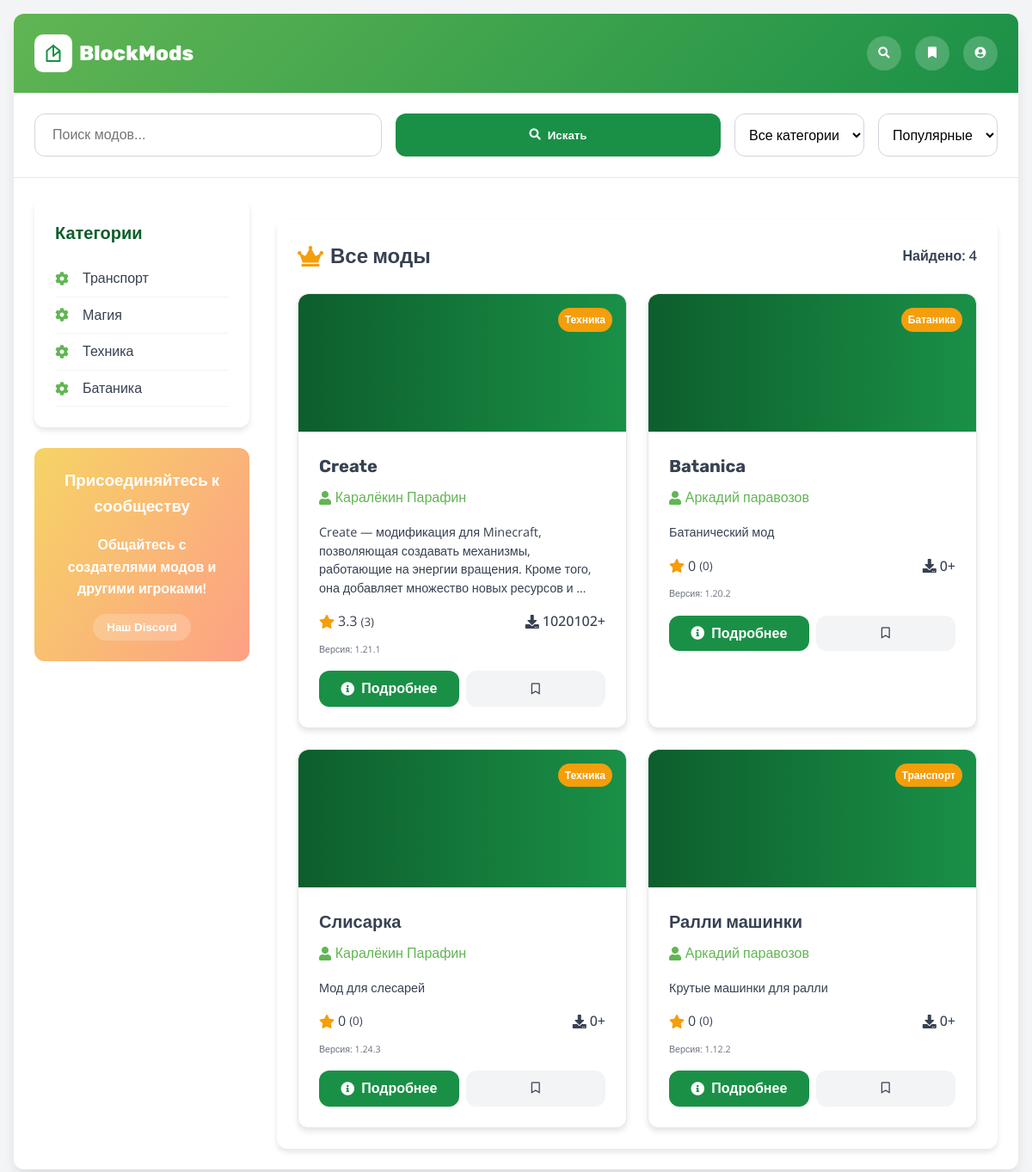
Before: / with the older database file.
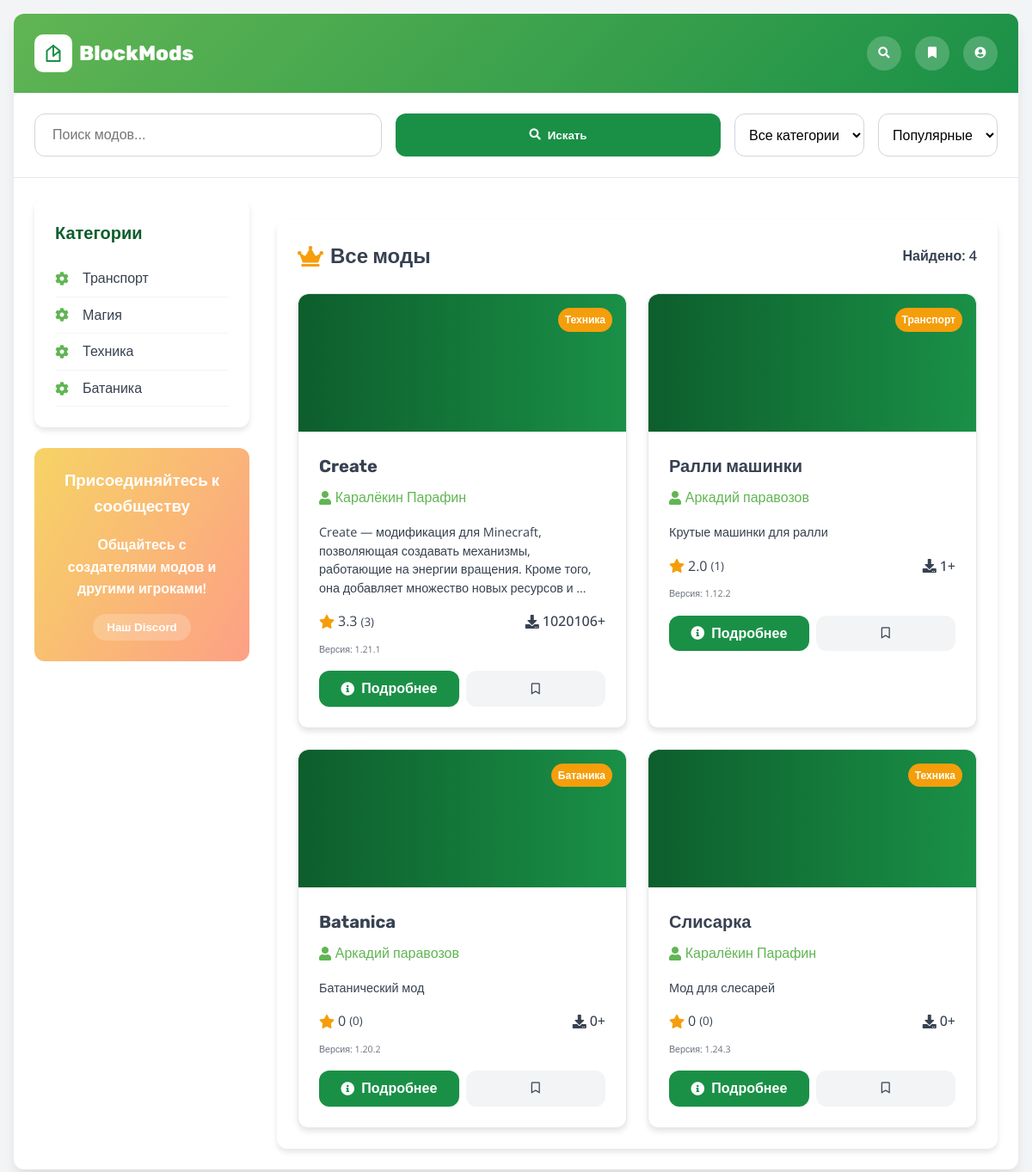
After: the same page with the newer database file.
### mscar_app/models.py (models this page shows, shortened)
class Category(models.Model):
    name = models.CharField(max_length=100)
    class Meta:
        verbose_name = 'Категория'
        verbose_name_plural = 'Категории'

class Mod(models.Model):
    title = models.CharField(max_length=200)
    description = models.TextField()
    current_version = models.CharField(max_length=20)
    category = models.ForeignKey(Category, on_delete=models.CASCADE)
    author = models.ForeignKey(Author, on_delete=models.CASCADE)
    downloads = models.PositiveIntegerField(default=0)
    class Meta:
        verbose_name = 'Мод'
        verbose_name_plural = 'Моды'
    @property
    def average_rating(self):
        reviews = self.review_set.all()
        if reviews:
            return round(sum(review.rating for review in reviews) / len(reviews), 1)
        return 0
    @property
    def total_reviews(self):
        return self.review_set.count()

class Author(models.Model):
    username = models.CharField(max_length=50)
    email = models.EmailField()
    class Meta:
        verbose_name = 'Автор'
        verbose_name_plural = 'Авторы'

class Review(models.Model):
    mod = models.ForeignKey(Mod, on_delete=models.CASCADE)
    author_name = models.CharField(max_length=100)
    rating = models.PositiveSmallIntegerField(
        validators=[MinValueValidator(1), MaxValueValidator(5)],
        help_text="Оценка от 1 до 5 звезд"
    )
    text = models.TextField(verbose_name="Текст отзыва")
    created_at = models.DateTimeField(auto_now_add=True)
    class Meta:
        verbose_name = 'Отзыв'
        verbose_name_plural = 'Отзывы'
        ordering = ['-created_at']

### mscar_app/views.py (the view)
# urls.py: path('', views.mod_list, name='mod_list'),
def mod_list(request):
    categories = Category.objects.all()
    mods = Mod.objects.all()
    category_id = request.GET.get('category')
    if category_id:
        mods = mods.filter(category_id=category_id)
    search_query = request.GET.get('q')
    if search_query:
        mods = mods.filter(title__icontains=search_query)
    sort_by = request.GET.get('sort', 'rating')
    if sort_by == 'rating':
        mods = sorted(mods, key=lambda x: x.average_rating, reverse=True)
    elif sort_by == 'popular':
        mods = mods.order_by('-downloads')
    elif sort_by == 'new':
        mods = mods.order_by('-id')
    context = {
        'mods': mods,
        'categories': categories,
    }
    return render(request, 'mscar_app/mod_list.html', context)

### mscar_app/templates/mscar_app/mod_list.html (shortened to what this page needs)
{% extends "mscar_app/base.html" %}
{% load static %}
{% block content %}
<div class="mods-grid">
    <div class="featured-section">
        <div class="section-header">
            <h2 class="section-title">
                <i class="fas fa-crown" style="color: #f59e0b;"></i>
                {% if request.GET.category %}Моды: {{ category_name }}{% else %}Все моды{% endif %}
            </h2>
            <span class="mods-count">Найдено: {{ mods|length }}</span>
        </div>
        <div class="featured-mods">
            {% for mod in mods %}
            <div class="mod-card">
                <div class="mod-header">
                    <div class="mod-image" style="background: linear-gradient(to right, #0d5e2c, #1a9047);"></div>
                    <span class="mod-badge">{{ mod.category.name }}</span>
                </div>
                <div class="mod-content">
                    <h3 class="mod-title">{{ mod.title }}</h3>
                    <div class="mod-author">
                        <i class="fas fa-user"></i>
                        {{ mod.author.username }}
                    </div>
                    <p class="mod-description">
                        {{ mod.description|truncatewords:20 }}
                    </p>
                    <div class="mod-stats">
                        <div class="rating">
                            <i class="fas fa-star star-icon"></i>
                            <span>{{ mod.average_rating }}</span>
                            <small>({{ mod.total_reviews }})</small>
                        </div>
                        <div class="downloads">
                            <i class="fas fa-download"></i>
                            <span>{{ mod.downloads }}+</span>
                        </div>
                    </div>
                    <div class="mod-version">
                        <small>Версия: {{ mod.current_version }}</small>
                    </div>
                    <div class="mod-actions">
                        <a href="{% url 'mscar_app:mod_detail' mod.id %}" class="action-btn primary-btn">
                            <i class="fas fa-info-circle"></i> Подробнее
                        </a>
                        <button class="action-btn secondary-btn">
                            <i class="far fa-bookmark"></i>
                        </button>
                    </div>
                </div>
            </div>
            {% empty %}
            <div class="no-mods">
                <i class="fas fa-search fa-3x"></i>
                <h3>Моды не найдены</h3>
                <p>Попробуйте изменить параметры поиска</p>
            </div>
            {% endfor %}
        </div>
    </div>
</div>
{% endblock %}

### mscar_app/templates/mscar_app/base.html (shortened to what this page needs)
<!DOCTYPE html>
{% load static %}
<html lang="ru">
<head>
    <link rel="stylesheet" href="https://cdnjs.cloudflare.com/ajax/libs/font-awesome/5.15.4/css/all.min.css">
    <link rel="stylesheet" href="{% static 'css/style.css' %}">
</head>
<body>
    <div class="page-container">
        <div class="header">
            <div class="logo">
                <div class="logo-icon">
                </div>
                <h1 class="logo-text">BlockMods</h1>
            </div>
            <div class="user-controls">
                <button class="icon-btn">
                    <i class="fas fa-search"></i>
                </button>
                <button class="icon-btn">
                    <i class="fas fa-bookmark"></i>
                </button>
                <button class="icon-btn">
                    <i class="fas fa-user-circle"></i>
                </button>
            </div>
        </div>
        <div class="search-section">
            <div class="search-box">
                <form method="GET" action="{% url 'mscar_app:mod_list' %}" class="search-form">
                    <input type="text" class="search-input" name="q" placeholder="Поиск модов..." value="{{ request.GET.q }}">
                    <button type="submit" class="action-btn primary-btn">
                        <i class="fas fa-search"></i> Искать
                    </button>
                    <select class="filter-select" name="category">
                        <option value="">Все категории</option>
                    </select>
                    <select class="filter-select" name="sort">
                        <option value="popular">Популярные</option>
                    </select>
                </form>
            </div>
        </div>
        <div class="main-content">
            {% block sidebar %}
            <div class="sidebar">
                <div class="category-card">
                    <h2 class="category-title">Категории</h2>
                    <ul class="category-list">
                        {% for category in categories %}
                        <li class="category-item">
                            <div class="category-icon">
                                <i class="fas fa-cog"></i>
                            </div>
                            <a href="{% url 'mscar_app:mod_list' %}?category={{ category.id }}">{{ category.name }}</a>
                        </li>
                        {% endfor %}
                    </ul>
                </div>
                <div class="community-card">
                    <h3 class="community-title">Присоединяйтесь к сообществу</h3>
                    <p>Общайтесь с создателями модов и другими игроками!</p>
                    <button class="community-btn">Наш Discord</button>
                </div>
            </div>
            {% endblock %}
            {% block content %}
            {% endblock %}
        </div>
    </div>
</body>
</html>

Changed rows visible on the page:
changed Mod "Create": downloads "1020102" → "1020106"
changed Mod "Ралли машинки": average_rating "0" → "2.0"; total_reviews "0" → "1"; downloads "0" → "1"; moves up the list
